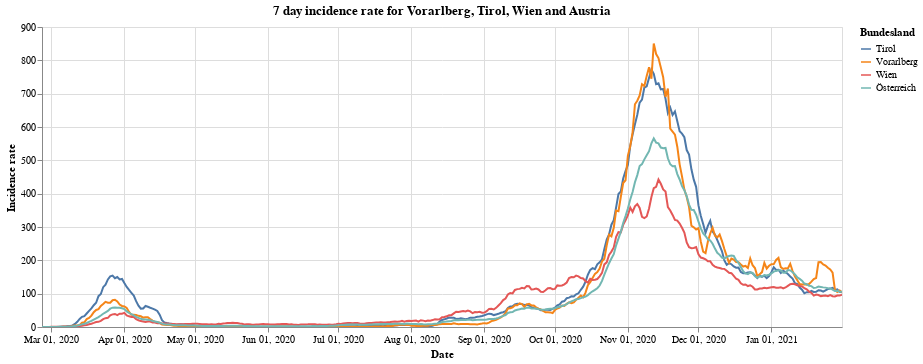

Source (notebook cell):
### Markdown cell above
Next we have the 7 day incidence rate for states of Vorarlberg, Tirol and Wien compared to all of Austria.

### Code cell
#collapse
bars = alt.Chart(vol_tyr_wien_at).mark_line().encode(
    x=alt.X("yearmonthdate(Time):T", axis=alt.Axis(title='Date')),
    y=alt.Y("SiebenTageInzidenzFaelle:Q", axis=alt.Axis(title='Incidence rate')),
    tooltip='Bundesland',
    color='Bundesland'
).properties(title='7 day incidence rate for Vorarlberg, Tirol, Wien and Austria', width=800).interactive()
bars
#alt.layer(bars, data=at_data).facet(alt.Row('Bundesland'), columns=1)

### Figure 1 — Vega-Lite specification as saved in the notebook (floating-point values rounded to 4 significant figures; data arrays with more than 128 entries replaced by an {"elided": "..."} marker saying what was removed)
{"config": {"view": {"continuousWidth": 400, "continuousHeight": 300}}, "data": {"name": "data-afa93af791c0142fb9b8242e488b54a2"}, "mark": "line", "encoding": {"color": {"type": "nominal", "field": "Bundesland"}, "tooltip": {"type": "nominal", "field": "Bundesland"}, "x": {"type": "temporal", "axis": {"title": "Date"}, "field": "Time", "timeUnit": "yearmonthdate"}, "y": {"type": "quantitative", "axis": {"title": "Incidence rate"}, "field": "SiebenTageInzidenzFaelle"}}, "selection": {"selector001": {"type": "interval", "bind": "scales", "encodings": ["x", "y"]}}, "title": "7 day incidence rate for Vorarlberg, Tirol, Wien and Austria", "width": 800, "$schema": "https://vega.github.io/schema/vega-lite/v4.8.1.json", "datasets": {"data-afa93af791c0142fb9b8242e488b54a2": {"elided": "1364 records"}}}
